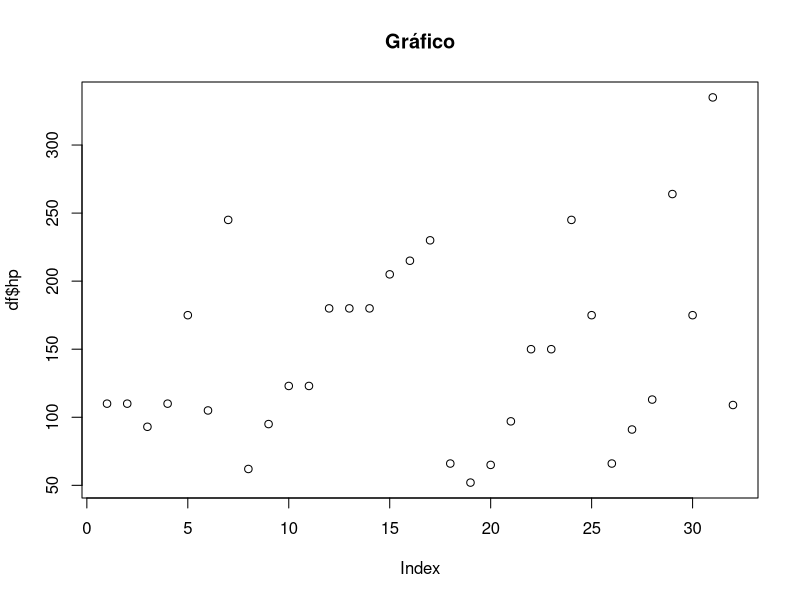

Source code (R):
# ################################################
#            Aprendiendo github con R
# ################################################

# Introducción a Github
# 1. Instalar GitHub
# 2. Crear repositorio desde GitHub
# 3. Crear un proyecto con version control (Git)
# 4. Clonar repositorio a la computadora

# Crear código
df <- mtcars
names(mtcars)

summary(mtcars)
plot(df$hp, main = "Gráfico")